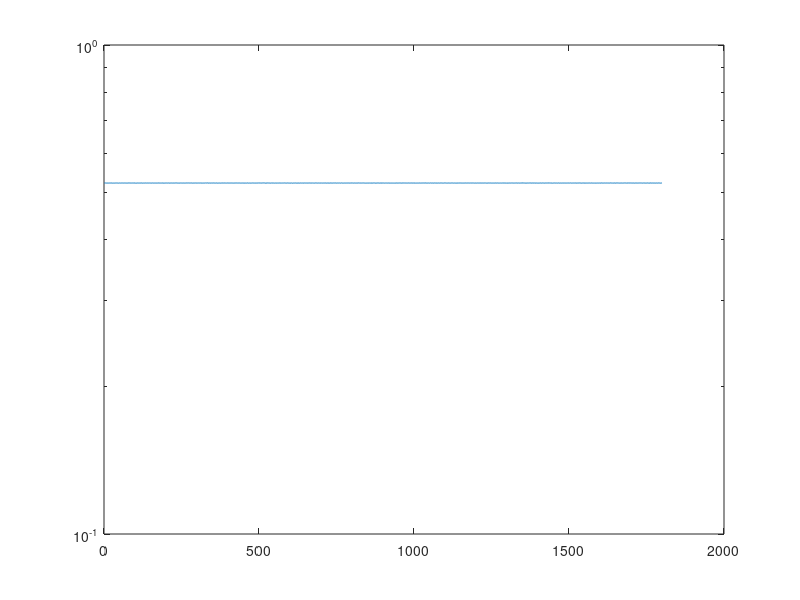
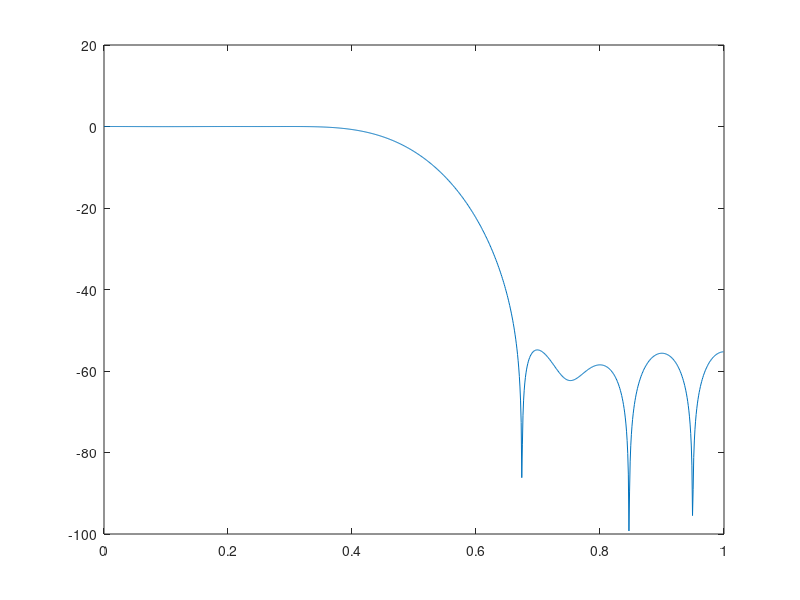

These charts were generated, in order, by the following MATLAB code:
% ELEC 459 LAB 4
% Tim Erdmer & Josh Mehlenbacher
% March 14, 2017

clear all;
close all;
clc;

% Generate the "unknown" filter length and cutoff frequency
M = 21; 
fc = 0.5; 
h =  fir1(M-1,fc); 

% Input number of case runs
NumberCases = 200;

% Specify length and variance of measurement noise signal v
N = 1800; 
sig2 = 1e-6;

% Specify length of pilot signal u
InputLength = N + M -1;

% Specify step size for LMA algorith μ
mu = 0.01;

% Preallocate average impulse response of the adaptive filter
w_avg = zeros(1,M);

% Preallocate average estimation error vector 
% This needs implementing
e_avg = zeros(1,N);

for i = 1: NumberCases
    % Generate Pilot Signal
    randn('state', i);
    u = randn(1,InputLength); 
    m = mean(u);
    u = u - m;
    vr = var(u);
    u = u/sqrt(vr);
    % Generate Measurement Noise Signal
    randn('state', i + NumberCases);
    v = randn(1,N);
    m = mean(v);
    v = v - m;
    vr = var(v);
    v = sqrt(sig2/vr)*v;
    w=zeros(1,M);
    
    x = zeros(1,N);
    y = zeros(1,N);
    d = zeros(1,N);
    e = zeros(1,N);
    
    u_hat = u(i:(i+M-1));
    
    x = h*u_hat';
    
    d = x + v;
    
    y = w*u_hat';
    
    e = d - y;
    
    w = w + (mu*e(i)*u_hat);
    
    e_square = e.*e;
    
    e_avg = e_avg + e_square;
    
    w_avg = w_avg + w;
    
end

e_avg = e_avg/NumberCases;
w_avg = w_avg/NumberCases;

figure(1);
semilogy(e_avg);

figure(2);
[H,w] = freqz(h,1,1024); 
plot(w/pi,20*log10(abs(H))); 


